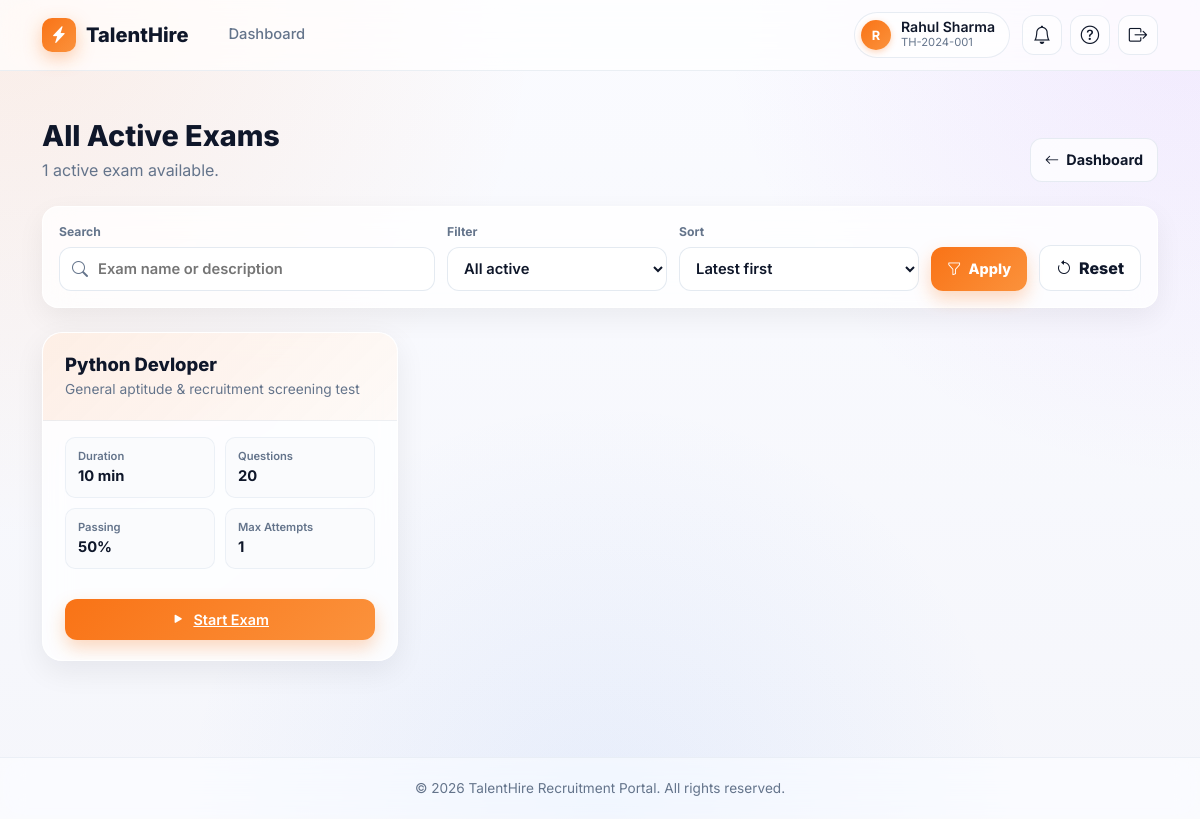
/active-exams/ (signed in), run on the app's committed database.
### exam/models.py (models this page shows, shortened)
class Candidate(models.Model):
    name            = models.CharField(max_length=100)        # Full name of candidate
    mobile          = models.CharField(max_length=15)         # 10-digit mobile number
    registration_id = models.CharField(max_length=50, unique=True)  # Unique ID given by admin
    password        = models.CharField(max_length=128, blank=True, null=True) # Hashed password
    is_activated    = models.BooleanField(default=True)       # Candidates can login by default
    class Meta:
        verbose_name = "Candidate"
        verbose_name_plural = "Candidates"
        ordering = ['name']

class Exam(models.Model):
    name                = models.CharField(max_length=200)
    description         = models.TextField(blank=True, null=True)
    is_active           = models.BooleanField(default=True)
    assigned_candidates = models.ManyToManyField(Candidate, blank=True, related_name='assigned_exams')
    subjects            = models.ManyToManyField('Category', blank=True, related_name='exams')
    duration_minutes    = models.IntegerField(default=10)
    start_time          = models.DateTimeField(null=True, blank=True)
    end_time            = models.DateTimeField(null=True, blank=True)
    passing_percentage  = models.IntegerField(default=50)
    min_selection_score = models.IntegerField(default=60)
    total_questions     = models.IntegerField(default=20)
    max_attempts        = models.IntegerField(default=1)
    show_answers        = models.BooleanField(default=True)
    results_published   = models.BooleanField(default=True)
    shuffle_questions   = models.BooleanField(default=True)
    negative_marking    = models.BooleanField(default=False)
    class Meta:
        verbose_name = "Exam"
        verbose_name_plural = "Exams"

### exam/views.py (the view)
# urls.py: path('active-exams/',           views.candidate_active_exams, name='candidate_active_exams'),
def candidate_active_exams(request):
    candidate_id = request.session.get('candidate_id')
    if not candidate_id:
        return redirect('login')
    _discard_login_welcome_messages(request)
    try:
        candidate = Candidate.objects.get(id=candidate_id)
    except Candidate.DoesNotExist:
        return redirect('login')
    search_query = request.GET.get('q', '').strip()
    time_filter = request.GET.get('time_filter', 'all')
    sort_by = request.GET.get('sort', 'latest')
    exams = _candidate_visible_active_exams(candidate)
    if search_query:
        exams = exams.filter(Q(name__icontains=search_query) | Q(description__icontains=search_query))
    now = timezone.now()
    if time_filter == 'open':
        exams = exams.filter(Q(start_time__isnull=True) | Q(start_time__lte=now)).filter(
            Q(end_time__isnull=True) | Q(end_time__gte=now)
        )
    elif time_filter == 'scheduled':
        exams = exams.filter(start_time__gt=now)
    elif time_filter == 'no_end':
        exams = exams.filter(end_time__isnull=True)
    sort_map = {
        'latest': '-id',
        'oldest': 'id',
        'name': 'name',
        'name_desc': '-name',
        'duration': 'duration_minutes',
        'duration_desc': '-duration_minutes',
        'passing': 'passing_percentage',
        'passing_desc': '-passing_percentage',
    }
    exams = exams.order_by(sort_map.get(sort_by, '-id'))
    active_exam_list = _attach_candidate_exam_status(list(exams), candidate)
    context = {
        'candidate': candidate,
        'candidate_name': candidate.name,
        'active_exams': active_exam_list,
        'active_exam_count': len(active_exam_list),
        'search_query': search_query,
        'time_filter': time_filter,
        'sort_by': sort_by,
    }
    context.update(_candidate_context(request))
    return render(request, 'exam/candidate_active_exams.html', context)

### exam/views.py (called while the page is built, shortened)
def _candidate_context(request):
    candidate_id = request.session.get('candidate_id')
    if not candidate_id:
        return {}
    try:
        candidate = Candidate.objects.get(id=candidate_id)
    except Candidate.DoesNotExist:
        return {}
    unread = Notification.objects.filter(candidate=candidate, is_read=False).count()
    recent = Notification.objects.filter(candidate=candidate).order_by('-created_at')[:5]
    return {
        'nav_candidate': candidate,
        'nav_unread_count': unread,
        'nav_recent_notifications': recent,
    }

def _discard_login_welcome_messages(request):
    preserved = []
    for message in messages.get_messages(request):
        if not str(message).startswith("Welcome back,"):
            preserved.append(message)

def _candidate_visible_active_exams(candidate):
    return Exam.objects.filter(
        Q(assigned_candidates__isnull=True) | Q(assigned_candidates=candidate),
        is_active=True,
    ).distinct()

### exam/templates/exam/candidate_active_exams.html (shortened to what this page needs)
{% extends 'exam/base.html' %}
{% block content %}
<div class="page-head">
    <div>
        <h2>All Active Exams</h2>
        <p>{{ active_exam_count }} active exam{{ active_exam_count|pluralize }} available.</p>
    </div>
    <a href="{% url 'candidate_dashboard' %}" class="back-link">
        <i class="bi bi-arrow-left"></i> Dashboard
    </a>
</div>
<form method="get" class="exam-toolbar">
    <div class="toolbar-grid">
        <div>
            <label class="field-label" for="examSearch">Search</label>
            <div class="control-wrap">
                <input type="search" id="examSearch" name="q" class="exam-control" value="{{ search_query }}" placeholder="Exam name or description">
            </div>
        </div>
        <div>
            <label class="field-label" for="timeFilter">Filter</label>
            <select id="timeFilter" name="time_filter" class="exam-control">
                <option value="all" {% if time_filter == 'all' %}selected{% endif %}>All active</option>
            </select>
        </div>
        <div>
            <label class="field-label" for="sortBy">Sort</label>
            <select id="sortBy" name="sort" class="exam-control">
                <option value="latest" {% if sort_by == 'latest' %}selected{% endif %}>Latest first</option>
            </select>
        </div>
        <button type="submit" class="btn-primary-orange toolbar-btn">
            <i class="bi bi-funnel"></i> Apply
        </button>
        <a href="{% url 'candidate_active_exams' %}" class="toolbar-btn secondary">
            <i class="bi bi-arrow-counterclockwise"></i> Reset
        </a>
    </div>
</form>
<div class="row g-4 mb-5">
    {% for exam in active_exams %}
    <div class="col-md-6 col-lg-4">
        {% include 'exam/partials/candidate_exam_card.html' %}
    </div>
    {% endfor %}
</div>
{% endblock %}

### exam/templates/exam/base.html (shortened to what this page needs)
<!DOCTYPE html>
<html lang="en">
<head>
    <link href="https://cdn.jsdelivr.net/npm/bootstrap@5.3.0/dist/css/bootstrap.min.css" rel="stylesheet">
    <link href="https://cdn.jsdelivr.net/npm/bootstrap-icons@1.10.5/font/bootstrap-icons.css" rel="stylesheet">
</head>
<body>
<header class="header">
    <div class="container d-flex align-items-center justify-content-between">
        <div class="d-flex align-items-center">
            <a href="{% url 'candidate_dashboard' %}" class="brand">
                <div class="brand-logo"><i class="bi bi-lightning-charge-fill"></i></div>
                <span>TalentHire</span>
            </a>
            {% if request.session.candidate_id %}
            <nav class="nav-links">
                <a href="{% url 'candidate_dashboard' %}" class="nav-link-item {% if request.resolver_match.url_name == 'candidate_dashboard' %}active{% endif %}">Dashboard</a>
            </nav>
            {% endif %}
        </div>
        {% if request.session.candidate_id %}
        <div class="nav-cluster">
            <a href="{% url 'candidate_profile' %}" class="user-chip text-decoration-none" style="cursor: pointer;" title="My Profile &amp; Change Password">
                <div class="avatar">
                    {% with name=nav_candidate.name|default:request.session.candidate_name %}
                        {{ name|slice:":1"|upper }}
                    {% endwith %}
                </div>
                <div>
                    <div class="uname">{{ nav_candidate.name|default:request.session.candidate_name }}</div>
                    <div class="urole">{{ nav_candidate.registration_id|default:"" }}</div>
                </div>
            </a>
            <div class="dropdown-wrap">
                <button class="icon-btn" type="button" id="notifBtn" aria-haspopup="true" aria-expanded="false" title="Notifications">
                    <i class="bi bi-bell"></i>
                </button>
            </div>
            <a href="{% url 'help_support' %}" class="icon-btn" title="Help & raise a query"><i class="bi bi-question-circle"></i></a>
            <a href="{% url 'logout' %}" class="icon-btn" title="Logout"><i class="bi bi-box-arrow-right"></i></a>
        </div>
        {% endif %}
    </div>
</header>
<main class="container py-5">
    {% block content %}{% endblock %}
</main>
<footer>
    &copy; 2026 TalentHire Recruitment Portal. All rights reserved.
</footer>
</body>
</html>

### exam/templates/exam/partials/candidate_exam_card.html
<div class="exam-card">
    <div class="top">
        <h3>{{ exam.name }}</h3>
        <p>{{ exam.description|default:"General aptitude & recruitment screening test" }}</p>
    </div>
    <div class="meta-grid">
        <div class="meta">
            <div class="lbl">Duration</div>
            <div class="val">{{ exam.duration_minutes }} min</div>
        </div>
        <div class="meta">
            <div class="lbl">Questions</div>
            <div class="val">{{ exam.total_questions }}</div>
        </div>
        <div class="meta">
            <div class="lbl">Passing</div>
            <div class="val">{{ exam.passing_percentage }}%</div>
        </div>
        <div class="meta">
            <div class="lbl">Max Attempts</div>
            <div class="val">{{ exam.max_attempts }}</div>
        </div>
    </div>
    <div class="footer">
        {% if exam.can_start %}
        <a href="{% url 'pre_exam_check' exam.id %}" class="btn-primary-orange w-100">
            <i class="bi bi-play-fill"></i> Start Exam
        </a>
        {% else %}
        <span class="btn-primary-orange disabled w-100" aria-disabled="true" title="{{ exam.start_disabled_reason }}">
            <i class="bi bi-lock-fill"></i> {{ exam.start_disabled_label }}
        </span>
        {% endif %}
    </div>
</div>

### exam/templates/exam/base.html (style rules this page uses)
:root { --primary-orange: #f97316; --primary-gradient: linear-gradient(135deg, #f97316 0%, #fb923c 100%); --bg-body: #f8fafc; --text-main: #0f172a; --text-muted: #64748b; --glass-bg: rgba(255, 255, 255, 0.65); --glass-bg-strong: rgba(255, 255, 255, 0.78); --glass-border: 1px solid rgba(255, 255, 255, 0.7); --glass-shadow: 0 10px 30px rgba(2, 6, 23, 0.08), 0 2px 8px rgba(2, 6, 23, 0.04); --glass-shadow-hover: 0 20px 50px rgba(2, 6, 23, 0.12), 0 8px 16px rgba(2, 6, 23, 0.06); }
* { margin: 0; padding: 0; box-sizing: border-box; }
body { font-family: 'Inter', sans-serif; color: var(--text-main); min-height: 100vh; display: flex; flex-direction: column; background: radial-gradient(900px circle at 0% 0%, rgba(249, 115, 22, 0.10), transparent 60%), radial-gradient(800px circle at 100% 0%, rgba(168, 85, 247, 0.10), transparent 60%), radial-gradient(700px circle at 50% 100%, rgba(59, 130, 246, 0.08), transparent 60%), linear-gradient(180deg, #fafbff 0%, #f5f6fb 100%); background-attachment: fixed; }
.header { background: rgba(255, 255, 255, 0.7); backdrop-filter: saturate(180%) blur(18px); -webkit-backdrop-filter: saturate(180%) blur(18px); border-bottom: 1px solid rgba(226, 232, 240, 0.7); padding: 12px 0; position: sticky; top: 0; z-index: 1000; }
.brand { display: flex; align-items: center; gap: 10px; text-decoration: none; color: var(--text-main); font-weight: 800; font-size: 1.25rem; }
.brand-logo { background: var(--primary-gradient); width: 34px; height: 34px; border-radius: 10px; display: flex; align-items: center; justify-content: center; color: white; font-size: 1.05rem; box-shadow: 0 6px 18px rgba(249, 115, 22, 0.35); }
.nav-links { display: flex; gap: 24px; margin-left: 36px; }
.nav-link-item { text-decoration: none; color: var(--text-muted); font-weight: 500; font-size: 0.92rem; padding: 8px 4px; transition: all 0.2s; border-bottom: 2px solid transparent; }
.nav-cluster { display: flex; align-items: center; gap: 8px; }
.icon-btn { position: relative; width: 40px; height: 40px; display: inline-flex; align-items: center; justify-content: center; border: 1px solid rgba(226, 232, 240, 0.8); background: rgba(255, 255, 255, 0.6); border-radius: 12px; color: var(--text-main); text-decoration: none; transition: all 0.2s ease; cursor: pointer; }
.icon-btn i { font-size: 1.15rem; }
.user-chip { display: inline-flex; align-items: center; gap: 10px; padding: 6px 14px 6px 6px; border: 1px solid rgba(226, 232, 240, 0.8); background: rgba(255, 255, 255, 0.6); border-radius: 999px; margin-right: 4px; }
.user-chip .avatar { width: 30px; height: 30px; border-radius: 50%; background: var(--primary-gradient); color: white; font-weight: 700; font-size: 0.8rem; display: flex; align-items: center; justify-content: center; box-shadow: 0 2px 6px rgba(249, 115, 22, 0.3); }
.user-chip .uname { font-weight: 600; font-size: 0.88rem; color: var(--text-main); line-height: 1.1; }
.user-chip .urole { font-size: 0.7rem; color: var(--text-muted); }
.dropdown-wrap { position: relative; }
.btn-primary-orange { background: var(--primary-gradient); color: white; border: none; border-radius: 12px; padding: 10px 22px; font-weight: 600; font-size: 0.9rem; transition: all 0.3s ease; display: inline-flex; align-items: center; gap: 8px; box-shadow: 0 8px 18px rgba(249, 115, 22, 0.28); justify-content: center; }
footer { margin-top: auto; padding: 20px; text-align: center; color: var(--text-muted); font-size: 0.85rem; border-top: 1px solid rgba(226, 232, 240, 0.6); background: rgba(255, 255, 255, 0.5); backdrop-filter: saturate(180%) blur(12px); }

### data on the page
Candidate: name "R", name "Rahul Sharma", registration_id "TH-2024-001"
Exam: name "Python Devloper", description "General aptitude & recruitment screening test", duration_minutes "10", total_questions "20", passing_percentage "50", max_attempts "1", shows "Start Exam"

### other printed values
{{ active_exam_count }} "1"
